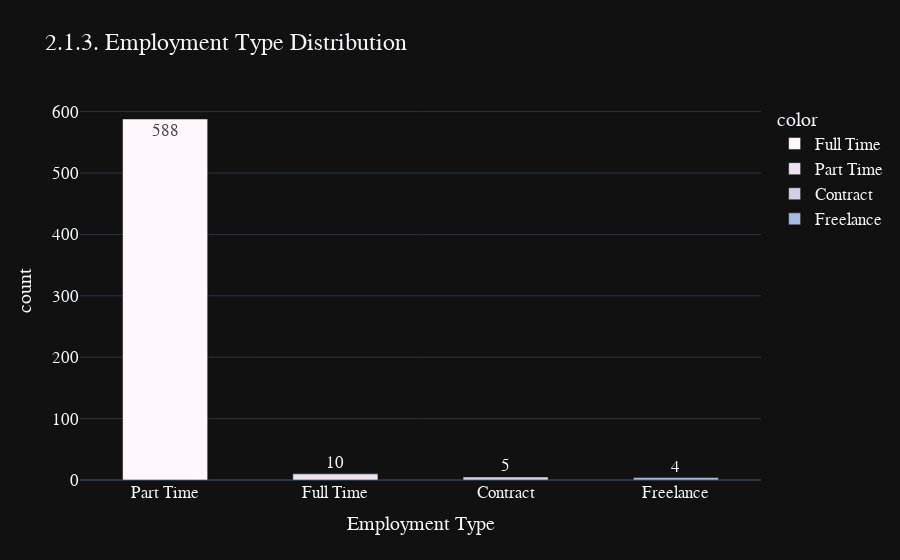

Notebook code cell kept with this figure:
### Markdown cell above
There're 4 abbreviated employment types:

* `CT`: Contract
* `FL`: Freelance
* `FT`: Full-time
* `PT`: Part-time

### Code cell
# Employment type
df['employment_type'] = df['employment_type'].replace(['PT', 'FT', 'CT', 'FL'], ['Part Time', 'Full Time', 'Contract', 'Freelance'])

type_grouped = df['employment_type'].value_counts()

fig = px.bar(x = ['Part Time', 'Full Time', 'Contract', 'Freelance'], y = type_grouped.values, 
       color = type_grouped.index, 
       color_discrete_sequence=px.colors.sequential.PuBuGn,
       template = 'plotly_dark',
       text = type_grouped.values, title = '2.1.3. Employment Type Distribution')
fig.update_layout(
    xaxis_title="Employment Type",
    yaxis_title="count",
    font = dict(size=17,family="Franklin Gothic"))
fig.update_traces(width=0.5)
fig.show()

### Figure 1 — Plotly figure (JSON) as saved in the notebook; plotly's stock layout.template omitted (floating-point values rounded to 4 significant figures)
{"data": [{"alignmentgroup": "True", "hovertemplate": "color=Full Time<br>x=%{x}<br>y=%{y}<br>text=%{text}<extra></extra>", "legendgroup": "Full Time", "marker": {"color": "rgb(255,247,251)", "pattern": {"shape": ""}}, "name": "Full Time", "offsetgroup": "Full Time", "orientation": "v", "showlegend": true, "text": [588], "textposition": "auto", "type": "bar", "width": 0.5, "x": ["Part Time"], "xaxis": "x", "y": [588], "yaxis": "y"}, {"alignmentgroup": "True", "hovertemplate": "color=Part Time<br>x=%{x}<br>y=%{y}<br>text=%{text}<extra></extra>", "legendgroup": "Part Time", "marker": {"color": "rgb(236,226,240)", "pattern": {"shape": ""}}, "name": "Part Time", "offsetgroup": "Part Time", "orientation": "v", "showlegend": true, "text": [10], "textposition": "auto", "type": "bar", "width": 0.5, "x": ["Full Time"], "xaxis": "x", "y": [10], "yaxis": "y"}, {"alignmentgroup": "True", "hovertemplate": "color=Contract<br>x=%{x}<br>y=%{y}<br>text=%{text}<extra></extra>", "legendgroup": "Contract", "marker": {"color": "rgb(208,209,230)", "pattern": {"shape": ""}}, "name": "Contract", "offsetgroup": "Contract", "orientation": "v", "showlegend": true, "text": [5], "textposition": "auto", "type": "bar", "width": 0.5, "x": ["Contract"], "xaxis": "x", "y": [5], "yaxis": "y"}, {"alignmentgroup": "True", "hovertemplate": "color=Freelance<br>x=%{x}<br>y=%{y}<br>text=%{text}<extra></extra>", "legendgroup": "Freelance", "marker": {"color": "rgb(166,189,219)", "pattern": {"shape": ""}}, "name": "Freelance", "offsetgroup": "Freelance", "orientation": "v", "showlegend": true, "text": [4], "textposition": "auto", "type": "bar", "width": 0.5, "x": ["Freelance"], "xaxis": "x", "y": [4], "yaxis": "y"}], "layout": {"barmode": "relative", "font": {"family": "Franklin Gothic", "size": 17}, "legend": {"title": {"text": "color"}, "tracegroupgap": 0}, "title": {"text": "2.1.3. Employment Type Distribution"}, "xaxis": {"anchor": "y", "domain": [0, 1], "title": {"text": "Employment Type"}}, "yaxis": {"anchor": "x", "domain": [0, 1], "title": {"text": "count"}}}}
